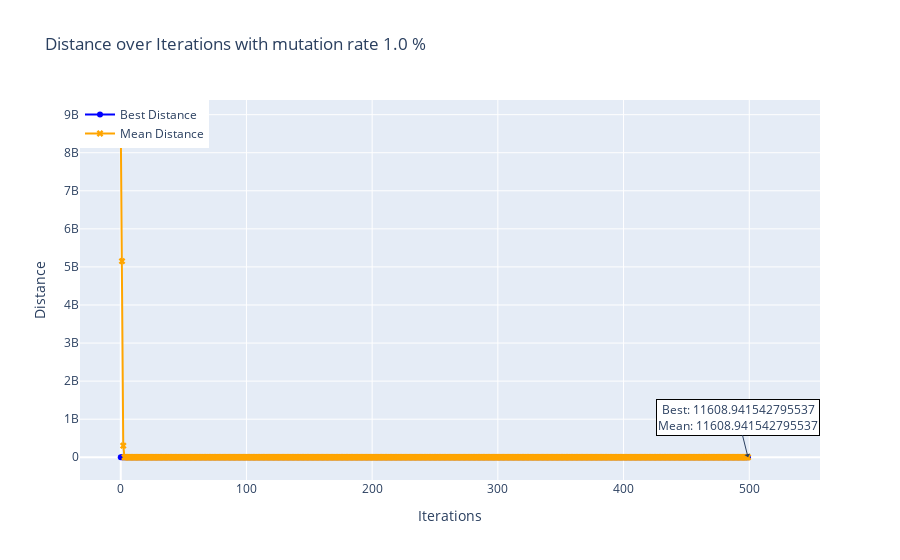
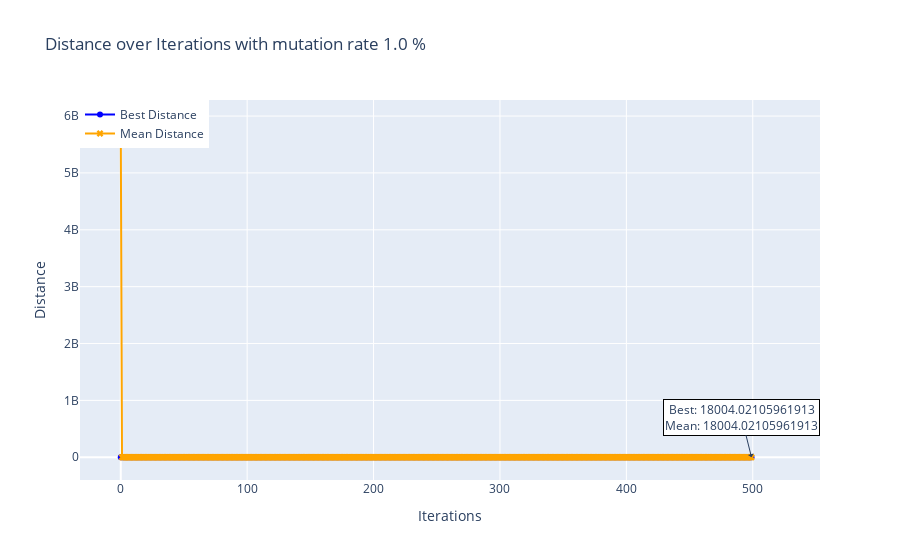

These figures' notebook cell, in order:
### Code cell
#c.test_k_means_algorithm(filename=filename)
c.run(filename=filename,generateDataSets=True,clusters=True)

### Figure 1 — Plotly figure (JSON) as saved in the notebook; plotly's stock layout.template omitted (floating-point values rounded to 4 significant figures; data arrays with more than 128 entries replaced by an {"elided": "..."} marker saying what was removed)
{"data": [{"line": {"color": "blue"}, "marker": {"symbol": "circle"}, "mode": "lines+markers", "name": "Best Distance", "type": "scatter", "x": {"elided": "500 int values"}, "y": {"elided": "500 float values"}}, {"line": {"color": "orange"}, "marker": {"symbol": "x"}, "mode": "lines+markers", "name": "Mean Distance", "type": "scatter", "x": {"elided": "500 int values"}, "y": {"elided": "500 float values"}}], "layout": {"annotations": [{"arrowhead": 1, "ax": -10, "ay": -40, "bgcolor": "white", "bordercolor": "black", "showarrow": true, "text": "Best: 11608.941542795537<br>Mean: 11608.941542795537", "x": 499, "y": 11610.0}], "hovermode": "x", "legend": {"x": 0, "y": 1}, "title": {"text": "Distance over Iterations with mutation rate 1.0 %"}, "xaxis": {"title": {"text": "Iterations"}}, "yaxis": {"title": {"text": "Distance"}}}}

### Figure 2 — Plotly figure (JSON) as saved in the notebook; plotly's stock layout.template omitted (floating-point values rounded to 4 significant figures; data arrays with more than 128 entries replaced by an {"elided": "..."} marker saying what was removed)
{"data": [{"line": {"color": "blue"}, "marker": {"symbol": "circle"}, "mode": "lines+markers", "name": "Best Distance", "type": "scatter", "x": {"elided": "500 int values"}, "y": {"elided": "500 float values"}}, {"line": {"color": "orange"}, "marker": {"symbol": "x"}, "mode": "lines+markers", "name": "Mean Distance", "type": "scatter", "x": {"elided": "500 int values"}, "y": {"elided": "500 float values"}}], "layout": {"annotations": [{"arrowhead": 1, "ax": -10, "ay": -40, "bgcolor": "white", "bordercolor": "black", "showarrow": true, "text": "Best: 18004.02105961913<br>Mean: 18004.02105961913", "x": 499, "y": 18000.0}], "hovermode": "x", "legend": {"x": 0, "y": 1}, "title": {"text": "Distance over Iterations with mutation rate 1.0 %"}, "xaxis": {"title": {"text": "Iterations"}}, "yaxis": {"title": {"text": "Distance"}}}}
